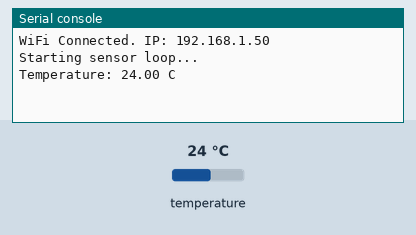
The program below on a simulated Raspberry Pi Pico running MicroPython. Parts: the last lines printed to the serial console. Inputs (shaded band) come from the test bench; at power-on: temperature 24 °C. WiFi joins after 1.5 s; no MQTT or app messages arrive unless stated.

Above: at 3.3 s.
3.4 s: temperature set to 12 °C
At 8.6 s:
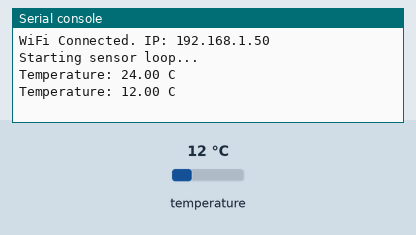
9.0 s: temperature set to 19 °C
At 12.5 s:
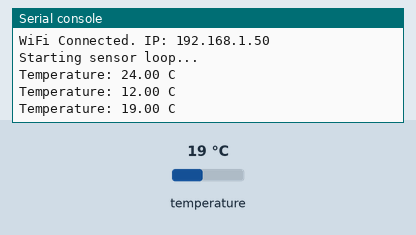
Timing chart, 0 to 14.0 s (numbered marks = the images above; inputs shaded):
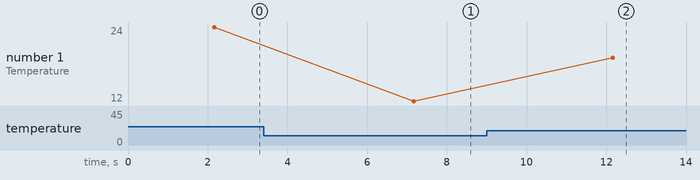

The program:

connect_wifi_picoW.py
```python
from machine import I2C, Pin
import time
import network
from umqtt.simple import MQTTClient

# --- 設定項目 ---
SSID = "ZXXX"
PASSWORD = "1XXXXX"
MQTT_BROKER = "192.168.XXXXX"  # ラズパイのIPアドレス
CLIENT_ID = "PicoW_Sensor"
TOPIC = b"sensor/temperature"

# --- ADT7410 I2C設定 ---
I2C_SDA = 16
I2C_SCL = 17
I2C_CH = 0
I2C_ADDR = 0x48  # ADT7410のI2Cアドレス

i2c = I2C(I2C_CH, scl=Pin(I2C_SCL), sda=Pin(I2C_SDA), freq=100000)
i2c.scan()

sensor = i2c.writeto_mem(I2C_ADDR, 0x03, bytearray([0x80]))  # 16bitモード設定

def get_temperature():
    raw = i2c.readfrom_mem(I2C_ADDR, 0x00, 2)
    msb = raw[0]
    lsb = raw[1]
    temparature = (msb << 8) | lsb

    if (temparature >=32768):
        temparature -= 65536

    temparature = temparature/128.0  # 16bitモードの場合
    return temparature

def connect_wifi():
    wlan = network.WLAN(network.STA_IF)
    wlan.active(True)
    wlan.connect(SSID, PASSWORD)
    while not wlan.isconnected():
        time.sleep(1)
    print("WiFi Connected. IP:", wlan.ifconfig()[0])

# --- メイン処理 ---
connect_wifi()

client = MQTTClient(CLIENT_ID, MQTT_BROKER)
client.connect()

print("Starting sensor loop...")
try:
    while True:
        temp = get_temperature()
        print(f"Temperature: {temp:.2f} C")

        # MQTTで送信
        client.publish(TOPIC, str(temp).encode())

        time.sleep(5) # 5秒おきに送信
except Exception as e:
    print("Error:", e)
finally:
    client.disconnect()
```

Measured:
- after the input at 3.4 s, the serial console: prints a new line after 3.8 s (image 1)
- after the input at 9.0 s, the serial console: prints a new line after 3.2 s (image 2)
- plotted number 1: 24 → 12 after the input at 3.4 s, 12 → 19 after the input at 9.0 s
